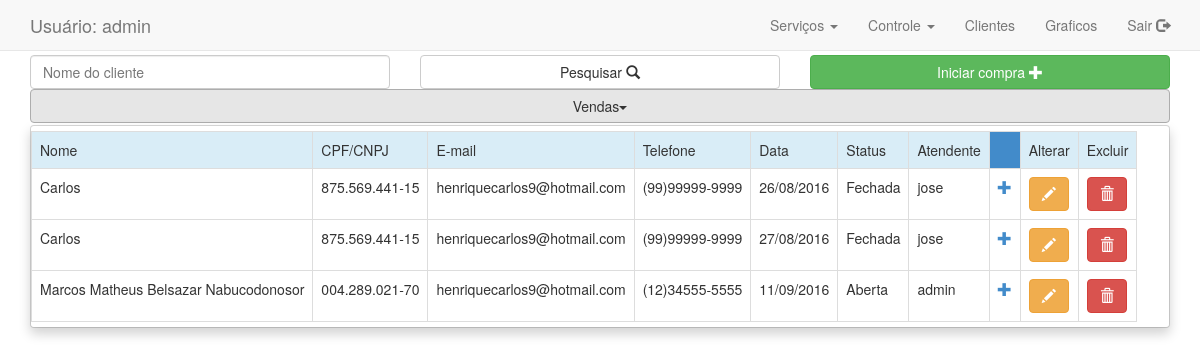
The page /Views/LayoutAdministrador.php?link=vendas (signed in) on the database its author committed.
### tables this page shows
CREATE TABLE IF NOT EXISTS `venda` (
  `id_venda` int(11) NOT NULL,
  `usuario` int(11) NOT NULL,
  `cliente` int(11) NOT NULL,
  `data_venda` date NOT NULL,
  `status` char(10) NOT NULL
);

CREATE TABLE IF NOT EXISTS `cliente` (
  `id_cliente` int(11) NOT NULL,
  `nome_cliente` varchar(255) NOT NULL,
  `tipo_cliente` char(15) NOT NULL,
  `identificador_cliente` varchar(255) NOT NULL,
  `telefone_cliente` varchar(255) NOT NULL,
  `endereco_cliente` varchar(255) NOT NULL,
  `email_cliente` varchar(255) DEFAULT NULL
);

CREATE TABLE IF NOT EXISTS `usuario` (
  `id_usuario` int(11) NOT NULL,
  `usuario` varchar(255) NOT NULL,
  `senha` varchar(255) NOT NULL,
  `tipo` varchar(150) NOT NULL
);

### Conexao/VendaDAO.php (called while the page is built, shortened)
<?php
class VendaDAO {
    public function PesquisarTodos(){
        try {
            $pdo =  Conexao::getinstance();
            $sql = "SELECT * FROM venda v INNER JOIN cliente c ON(v.cliente=c.id_cliente) INNER JOIN usuario u ON(v.usuario=u.id_usuario)";
            $stmt = $pdo->prepare($sql);
            $stmt->execute();
            $vendas = $stmt->fetchAll(PDO::FETCH_ASSOC);
            return $vendas;
        } catch (PDOException $ex) {
            echo "".$ex;
        }
    }
}

### Views/Pesquisas/PesquisarVenda.php (the view, shortened to what this page needs)
<!DOCTYPE html>
<html>
    <head>
        <link href="../../css/bootstrap.min.css" rel="stylesheet" media="screen">
        <link href="../../css/estilo.css" rel="stylesheet" media="screen">
    </head>
    <body>
        <div class="container">
            <div class="row">
                <form class="form-inline-static" action="" method="post">
                    <div class="col-xs-12 col-sm-4">
                        <input type="text" name="nome" class="form-control" placeholder="Nome do cliente">
                    </div>
                    <div class="col-xs-12 col-sm-4">
                        <button class="btn btn-default btn-block" type="submit">
                            Pesquisar <span class="glyphicon glyphicon-search"></span>
                        </button>
                    </div>
                </form>
                <div class="col-xs-12 col-sm-4">
                    <a href="LayoutAdministrador.php?link=formVenda">
                        <button type="button" class="btn btn-success btn-block">
                            Iniciar compra <span class="glyphicon glyphicon-plus"></span>
                        </button>
                    </a>
                </div>
            </div>
            <div class="row">
                    <?php
                    require_once '../Conexao/VendaDAO.php';
                    $VendaDAO = new VendaDAO();
                    $VendaDTO = new VendaDTO();
                    ?>
                <div class="col-xs-12">
                    <div class="dropdown open">
                        <button class="btn btn-default btn-block dropdown-toggle" type="button" id="vendas" data-toggle="dropdown">
                            Vendas<span class="caret"></span>
                        </button>
                    <table class="table table-bordered table-responsive dropdown-menu" role="menu" aria-labeledby="vendas">
                        <?php
                        $VendaProdutoDTO = new VendaProdutoDTO();
                        $VendaProdutoDAO = new VendaProdutoDAO();
                        if(isset($_GET['idvenda'])){
                            $VendaDTO->setIdvenda($_GET['idvenda']);
                            $VendaSelecionada = new VendaDAO();
                            $VendaSelecionada = $VendaSelecionada->PesquisarVendaByID($VendaDTO);
                            if($VendaSelecionada["status"]!="Fechada"){
                            ?>
                        <tr>
                            <td colspan="7"><a href="LayoutAdministrador.php?link=vendas&idvenda=<?php echo $_GET['idvenda'];?>&fechar=true"><button onclick="return confirmarcadastro()" class="btn btn-success">Finalizar compra</button></a></td>
                        </tr>
                        <tr>
                            <td colspan="7"><a href="LayoutAdministrador.php?link=novoItemVenda&idvenda=<?php echo $_GET['idvenda'];?>"><button class="btn btn-success">Novo item <span class="glyphicon glyphicon-plus"></span></button></a></td>
                        </tr>
                            <?php } else {?>
                        <tr>
                            <td colspan="7"><a target="_blank" href="Pesquisas/ReciboVenda.php?idvenda=<?php echo $_GET['idvenda'];?>"><button class="btn btn-success">Imprimir Recibo <span class="glyphicon glyphicon-print"></span></button></a></td>
                        </tr>
                            <?php } ?>
                        <tr>
                            <td>Cliente</td>
                            <td>Item</td>
                            <td>Quantidade</td>
                            <td>Descrição</td>
                            <td>Preço</td>
                            <?php if($VendaSelecionada["status"]!="Fechada"){ ?>
                            <td>Excluir</td>
                            <?php } ?>
                        </tr>
                        <?php
                            if(isset($_GET['fechar'])){
                                $VendaDTO->setIdvenda($_GET['idvenda']);
                                $VendaDAO->AlterarStatusVenda($VendaDTO);
                            }
                            $venda = $_GET['idvenda'];
                            $VendaProdutoDTO->setVenda($venda);
                            $vps = $VendaProdutoDAO->PesquisarVendaProdutoById($VendaProdutoDTO);
                            foreach ($vps as $vp){
                                echo "<tr>";
                                echo "      <td>" . $vp["nome_cliente"] . "</td>";
                                    echo "      <td>" . $vp["nome_produto"] . "</td>";
                                    echo "      <td>" . $vp["quantidade_item"] . "</td>";
                                    echo "      <td>" . $vp["descricao_produto"] . "</td>";
                                    $precoproduto = $vp["preco_produto"] * $vp["quantidade_item"];
                                    echo "      <td>" . $precoproduto . "</td>";
                                    if($VendaSelecionada["status"]!="Fechada"){
                                    echo "      <td><a href='../Controller/ExcluirItemVenda.php?venda=" . $vp["venda"]
                                            . "&produto=" . $vp["id_produto"]
                                            ."' onclick='return confirmarexclusao()'>"
                                            . "<button type='button' class='btn btn-danger'>"
                                            . "<span class='glyphicon glyphicon-trash'></span>"
                                            . "</button>"
                                            . "</td>";
                                    }
                                    echo "</tr>";
                                }
                            ?>
                        <tr>
                                <td colspan="7"><a href="LayoutAdministrador.php?link=vendas"><button class="btn btn-info">Voltar <span class="glyphicon glyphicon-backward"></span></button></a></td>
                        </tr>
                        <?php
                        } else {
                            ?>
                        <tr class="bg-info">
                            <td>Nome</td>
                            <td>CPF/CNPJ</td>
                            <td>E-mail</td>
                            <td>Telefone</td>
                            <td>Data</td>
                            <td>Status</td>
                            <td>Atendente</td>
                            <td class="bg-primary"></td>
                            <td>Alterar</td>
                            <td>Excluir</td>
                        </tr>
                        <?php
                            if(!empty($_POST['nome'])){
                                $VendaDTO->setCliente($_POST['nome']);
                                $vendas = $VendaDAO->PesquisarVendaByCliente($VendaDTO);
                            }else {
                                $vendas = $VendaDAO->PesquisarTodos();
                            }
                            foreach ($vendas as $venda) {
                                echo "<tr>";
                                echo "      <td>" . $venda["nome_cliente"] . "</td>";
                                echo "      <td>" . $venda["identificador_cliente"] . "</td>";
                                echo "      <td>" . $venda["email_cliente"] . "</td>";
                                echo "      <td>" . $venda["telefone_cliente"] . "</td>";
                                $data = explode('-', $venda["data_venda"]);
                                echo "      <td>" . $data[2]. "/" . $data[1]. "/" . $data[0] . "</td>";
                                echo "      <td>" . $venda["status"] . "</td>";
                                echo "      <td>" . $venda["usuario"] . "</td>";
                                echo "      <td><a href='LayoutAdministrador.php?link=vendas&idvenda=".$venda["id_venda"]."'><span class='glyphicon glyphicon-plus'></span></a>";
                                echo "      <td><a href='LayoutAdministrador.php?link=formVenda&idvenda=" . $venda["id_venda"] . "'><button type='button' class='btn btn-warning'><span  class='glyphicon glyphicon-pencil'></span></button</td>";
                                echo "      <td><a href='../Controller/ExcluirVenda.php?idvenda=" . $venda["id_venda"] . "' onclick='return confirmarexclusao()'><button type='button' class='btn btn-danger'><span class='glyphicon glyphicon-trash'></span></button></td>";
                                echo "</tr>";
                            }
                        }
                            ?>
                    </table>
                    </div>
                </div>
            </div>
        </div>
</body>
</html>

### rows shown on the page
venda: cliente.nome_cliente "Carlos", cliente.identificador_cliente "875.569.441-15", cliente.email_cliente "henriquecarlos9@hotmail.com", cliente.telefone_cliente "(99)99999-9999", data_venda "26", data_venda "08", data_venda "2016", status "Fechada", usuario.usuario "jose"
venda: cliente.nome_cliente "Carlos", cliente.identificador_cliente "875.569.441-15", cliente.email_cliente "henriquecarlos9@hotmail.com", cliente.telefone_cliente "(99)99999-9999", data_venda "27", data_venda "08", data_venda "2016", status "Fechada", usuario.usuario "jose"
venda: cliente.nome_cliente "Marcos Matheus Belsazar Nabucodonosor", cliente.identificador_cliente "004.289.021-70", cliente.email_cliente "henriquecarlos9@hotmail.com", cliente.telefone_cliente "(12)34555-5555", data_venda "11", data_venda "09", data_venda "2016", status "Aberta", usuario.usuario "admin"

### other values the page prints
$_SESSION["usuario"] "admin"
